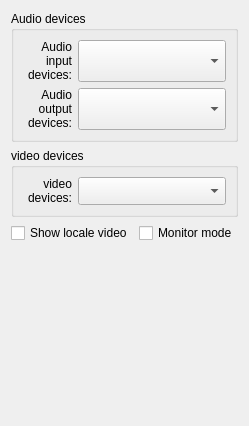
     <widget class="QWidget" name="Multimedia">
      <attribute name="title">
       <string>Multimedia devices</string>
      </attribute>
      <layout class="QGridLayout" name="gridLayout_11">
       <item row="1" column="0">
        <widget class="QGroupBox" name="groupBox_11">
         <property name="title">
          <string>video devices</string>
         </property>
         <layout class="QGridLayout" name="gridLayout_19">
          <item row="0" column="0">
           <layout class="QHBoxLayout" name="horizontalLayout_14">
            <item>
             <widget class="QLabel" name="label_7">
              <property name="sizePolicy">
               <sizepolicy hsizetype="Preferred" vsizetype="Preferred">
                <horstretch>1</horstretch>
                <verstretch>0</verstretch>
               </sizepolicy>
              </property>
              <property name="text">
               <string>video devices:</string>
              </property>
              <property name="alignment">
               <set>Qt::AlignRight|Qt::AlignTrailing|Qt::AlignVCenter</set>
              </property>
              <property name="wordWrap">
               <bool>true</bool>
              </property>
             </widget>
            </item>
            <item>
             <widget class="QComboBox" name="cbVideo">
              <property name="sizePolicy">
               <sizepolicy hsizetype="Preferred" vsizetype="Preferred">
                <horstretch>3</horstretch>
                <verstretch>0</verstretch>
               </sizepolicy>
              </property>
              <property name="minimumSize">
               <size>
                <width>0</width>
                <height>0</height>
               </size>
              </property>
             </widget>
            </item>
           </layout>
          </item>
         </layout>
        </widget>
       </item>
       <item row="0" column="0">
        <widget class="QGroupBox" name="groupBox_7">
         <property name="sizePolicy">
          <sizepolicy hsizetype="Preferred" vsizetype="Preferred">
           <horstretch>0</horstretch>
           <verstretch>0</verstretch>
          </sizepolicy>
         </property>
         <property name="title">
          <string>Audio devices</string>
         </property>
         <layout class="QGridLayout" name="gridLayout_12">
          <item row="0" column="0">
           <layout class="QHBoxLayout" name="horizontalLayout_12">
            <item>
             <widget class="QLabel" name="label_8">
              <property name="sizePolicy">
               <sizepolicy hsizetype="Preferred" vsizetype="Preferred">
                <horstretch>1</horstretch>
                <verstretch>0</verstretch>
               </sizepolicy>
              </property>
              <property name="text">
               <string>Audio input devices:</string>
              </property>
              <property name="alignment">
               <set>Qt::AlignRight|Qt::AlignTrailing|Qt::AlignVCenter</set>
              </property>
              <property name="wordWrap">
               <bool>true</bool>
              </property>
             </widget>
            </item>
            <item>
             <widget class="QComboBox" name="cbAudioInput">
              <property name="sizePolicy">
               <sizepolicy hsizetype="Preferred" vsizetype="Preferred">
                <horstretch>3</horstretch>
                <verstretch>0</verstretch>
               </sizepolicy>
              </property>
             </widget>
            </item>
           </layout>
          </item>
          <item row="1" column="0">
           <layout class="QHBoxLayout" name="horizontalLayout_13">
            <item>
             <widget class="QLabel" name="label_9">
              <property name="sizePolicy">
               <sizepolicy hsizetype="Expanding" vsizetype="Preferred">
                <horstretch>1</horstretch>
                <verstretch>0</verstretch>
               </sizepolicy>
              </property>
              <property name="text">
               <string>Audio output devices:</string>
              </property>
              <property name="alignment">
               <set>Qt::AlignRight|Qt::AlignTrailing|Qt::AlignVCenter</set>
              </property>
              <property name="wordWrap">
               <bool>true</bool>
              </property>
             </widget>
            </item>
            <item>
             <widget class="QComboBox" name="cbAudioOutput">
              <property name="sizePolicy">
               <sizepolicy hsizetype="Preferred" vsizetype="Preferred">
                <horstretch>3</horstretch>
                <verstretch>0</verstretch>
               </sizepolicy>
              </property>
             </widget>
            </item>
           </layout>
          </item>
         </layout>
        </widget>
       </item>
       <item row="2" column="0">
        <layout class="QHBoxLayout" name="horizontalLayout_15">
         <item>
          <widget class="QCheckBox" name="cbShowLocaleVideo">
           <property name="sizePolicy">
            <sizepolicy hsizetype="Preferred" vsizetype="Preferred">
             <horstretch>0</horstretch>
             <verstretch>0</verstretch>
            </sizepolicy>
           </property>
           <property name="minimumSize">
            <size>
             <width>0</width>
             <height>0</height>
            </size>
           </property>
           <property name="text">
            <string>Show locale video</string>
           </property>
          </widget>
         </item>
         <item>
          <widget class="QCheckBox" name="cbMonitor">
           <property name="sizePolicy">
            <sizepolicy hsizetype="Preferred" vsizetype="Preferred">
             <horstretch>0</horstretch>
             <verstretch>0</verstretch>
            </sizepolicy>
           </property>
           <property name="minimumSize">
            <size>
             <width>0</width>
             <height>0</height>
            </size>
           </property>
           <property name="text">
            <string>Monitor mode</string>
           </property>
          </widget>
         </item>
        </layout>
       </item>
       <item row="3" column="0">
        <spacer name="verticalSpacer_3">
         <property name="orientation">
          <enum>Qt::Vertical</enum>
         </property>
         <property name="sizeHint" stdset="0">
          <size>
           <width>20</width>
           <height>172</height>
          </size>
         </property>
        </spacer>
       </item>
      </layout>
     </widget>
